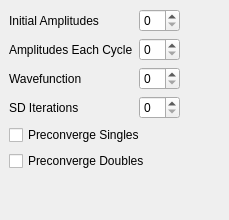
          <widget class="QWidget" name="AdvancedPreconvergence" >
           <layout class="QVBoxLayout" >
            <property name="margin" >
             <number>9</number>
            </property>
            <property name="spacing" >
             <number>6</number>
            </property>
            <item>
             <layout class="QGridLayout" >
              <property name="margin" >
               <number>0</number>
              </property>
              <property name="spacing" >
               <number>6</number>
              </property>
              <item row="2" column="0" >
               <widget class="QLabel" name="label_180" >
                <property name="text" >
                 <string>Wavefunction</string>
                </property>
               </widget>
              </item>
              <item row="3" column="0" >
               <widget class="QLabel" name="label_37" >
                <property name="text" >
                 <string>SD Iterations</string>
                </property>
               </widget>
              </item>
              <item row="0" column="1" >
               <widget class="QSpinBox" name="cc_preconverge_t2z" />
              </item>
              <item row="3" column="1" >
               <widget class="QSpinBox" name="cc_preconverge_sd" />
              </item>
              <item row="0" column="0" >
               <widget class="QLabel" name="label_153" >
                <property name="text" >
                 <string>Initial Amplitudes</string>
                </property>
               </widget>
              </item>
              <item row="1" column="0" >
               <widget class="QLabel" name="label_181" >
                <property name="text" >
                 <string>Amplitudes Each Cycle</string>
                </property>
               </widget>
              </item>
              <item row="1" column="1" >
               <widget class="QSpinBox" name="cc_preconverge_t2z_each" />
              </item>
              <item row="2" column="1" >
               <widget class="QSpinBox" name="cc_preconverge_fz" />
              </item>
              <item row="1" column="2" >
               <spacer>
                <property name="orientation" >
                 <enum>Qt::Horizontal</enum>
                </property>
                <property name="sizeHint" >
                 <size>
                  <width>40</width>
                  <height>20</height>
                 </size>
                </property>
               </spacer>
              </item>
             </layout>
            </item>
            <item>
             <widget class="QCheckBox" name="cc_preconverge_singles" >
              <property name="text" >
               <string>Preconverge Singles</string>
              </property>
             </widget>
            </item>
            <item>
             <widget class="QCheckBox" name="cc_preconverge_doubles" >
              <property name="text" >
               <string>Preconverge Doubles</string>
              </property>
             </widget>
            </item>
            <item>
             <spacer>
              <property name="orientation" >
               <enum>Qt::Vertical</enum>
              </property>
              <property name="sizeHint" >
               <size>
                <width>20</width>
                <height>40</height>
               </size>
              </property>
             </spacer>
            </item>
           </layout>
          </widget>
